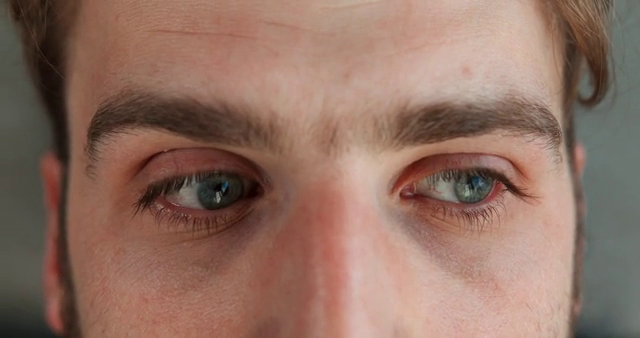
#> input picture frame 57 of OpenCV/Alistirmalar/4101232-sd_640_338_25fps.mp4, 640 x 338 px
$ python eye_tracking.py
#> lines starting #> are read from the running program, lines starting #| are printed output that depends on the picture; after the words box and inside, x2 and y2 are one past the last pixel; in counts of white or black regions, pixels touching at a corner belong together
import cv2

vid = cv2.VideoCapture("C:\\Users\\Muharrem\\Documents\\GitHub\\ArtekEgitim1\\OpenCV\\Alistirmalar\\4101232-sd_640_338_25fps.mp4")

while True:
    ret,frame = vid.read()
#> frame is the input picture: shape (338, 640, 3); mean B, G, R 98.3, 111.7, 143.8
    if not ret:
        break

    roi = frame[100:250, 150:550]  # Yüz bölgesini seçmek için ROI belirle
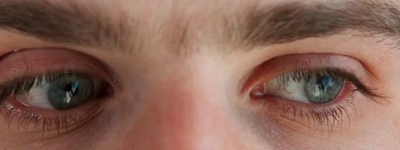
#> roi: shape (150, 400, 3); mean B, G, R 87, 100.9, 138.5
    rows,cols,_ = roi.shape # ROI'nun boyutlarını al
#> rows = 150; cols = 400

    gray = cv2.cvtColor(roi, cv2.COLOR_BGR2GRAY)  # ROI'yu gri tonlamaya çevir
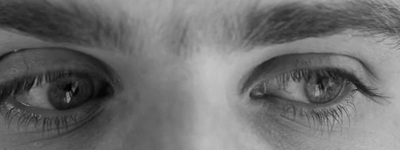
#> gray: shape (150, 400); min 0, max 196, mean 110.5
    gray = cv2.equalizeHist(gray)  # parlaklık farklarını dengeler
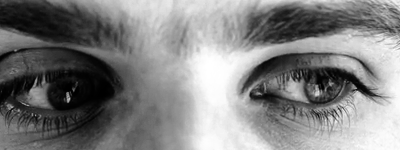
#> gray: shape (150, 400); min 0, max 255, mean 128.4
    _, threshold = cv2.threshold(gray, 1, 255, cv2.THRESH_BINARY_INV)  # daha net siyah göz bebeği maskesi
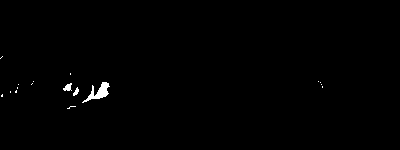
#> threshold: shape (150, 400); 0.55% white; 17 white regions (14 under 20 px)

    contours, _ = cv2.findContours(threshold, cv2.RETR_EXTERNAL, cv2.CHAIN_APPROX_SIMPLE)  # sadece dış konturları al
#> contours = 17 contours, 15 with area under 20; largest, box (x1, y1, x2, y2) and area: (82, 82, 110, 103) 174, (63, 83, 72, 91) 32
    contours = sorted(contours, key=lambda x: cv2.contourArea(x), reverse=True)

    for cnt in contours:
        area = cv2.contourArea(cnt)
        if area < 60 or area > 1600:
            continue  # çok küçük/çok büyük konturları at
        (x, y, w, h) = cv2.boundingRect(cnt)  # Konturun etrafına dikdörtgen çiz
        ratio = w / float(h) if h else 0
        if ratio < 0.5 or ratio > 1.8:
            continue  # çok ince veya çok uzun alanları at

        cv2.rectangle(roi, (x, y), (x + w, y + h), (0, 255, 0), 2)  # Konturun etrafına dikdörtgen çiz
        cv2.line(roi, (x + w // 2, 0), (x + w // 2, rows), (255, 0, 0), 2)  # orta çizgi
        cv2.line(roi, (0, y + h // 2), (cols, y + h // 2), (255, 0, 0), 2)  # orta çizgi
#> this loop made 17 passes
#> (area, x, y, w, h, ratio) on pass 1: (174, 82, 82, 28, 21, 1.33)
#> area on pass 2: 32.5
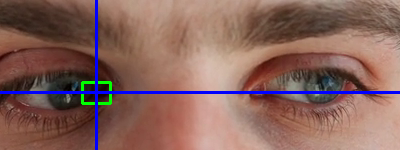
#> roi: shape (150, 400, 3); 3.16% of pixels changed, all inside (x1, y1, x2, y2) = (0, 0, 400, 150)


    cv2.imshow("Video", frame)
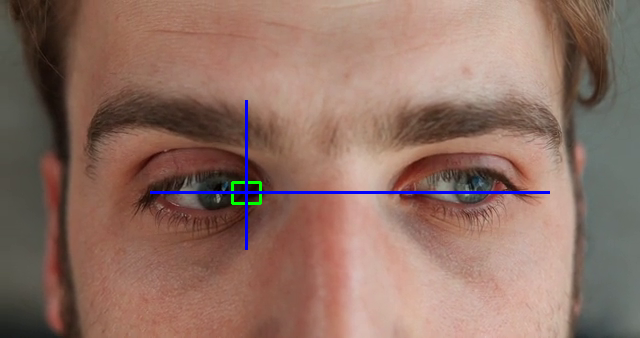
#> window 'Video': shape (338, 640, 3); mean B, G, R 99.7, 111.4, 142.9
    cv2.imshow("ROI", roi)
    cv2.imshow("Threshold", threshold)

    if cv2.waitKey(20) & 0xFF == ord('q'):
#> (key q is pressed here)
        break

vid.release()
cv2.destroyAllWindows()
